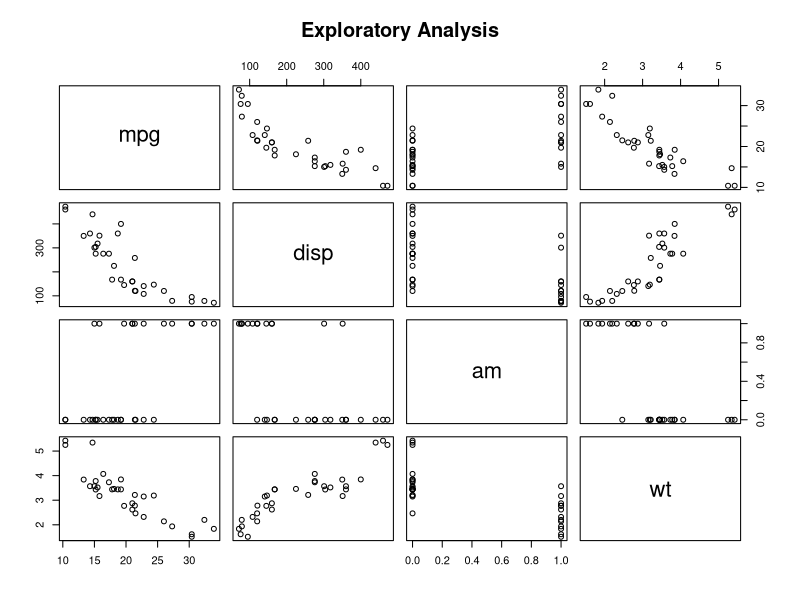
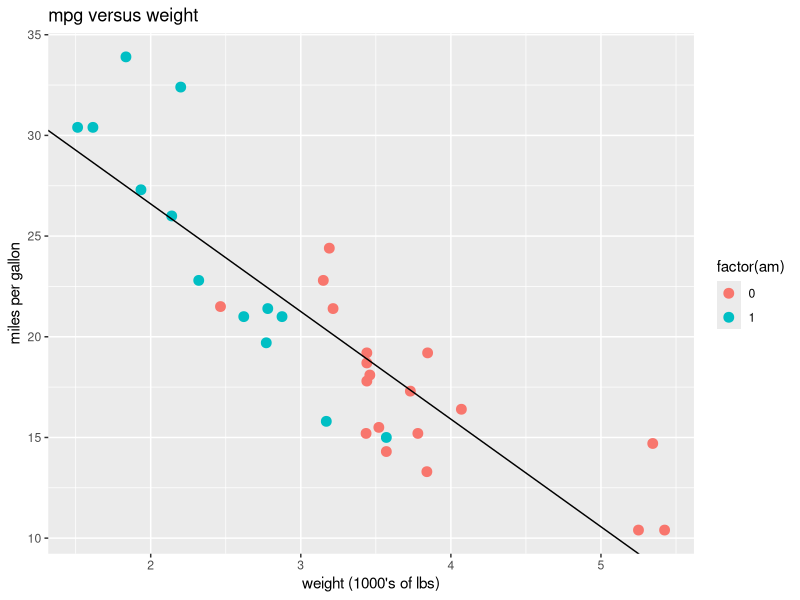
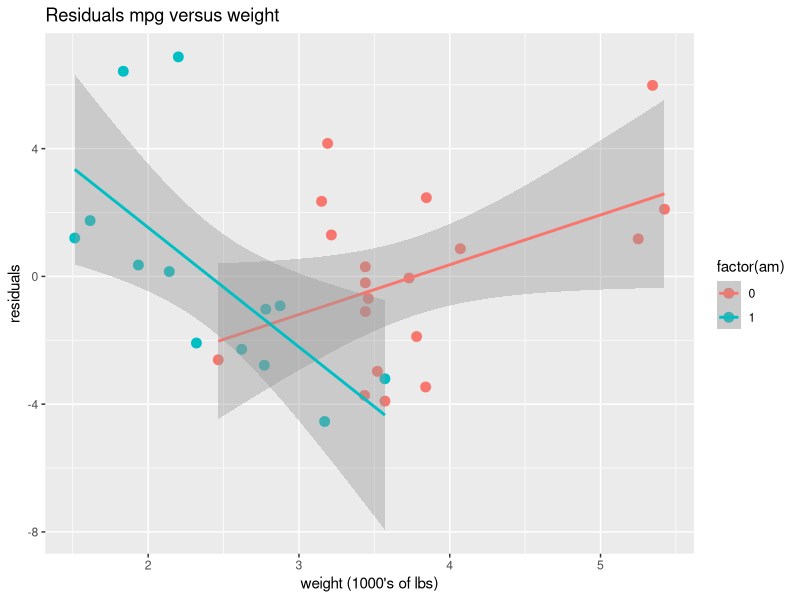
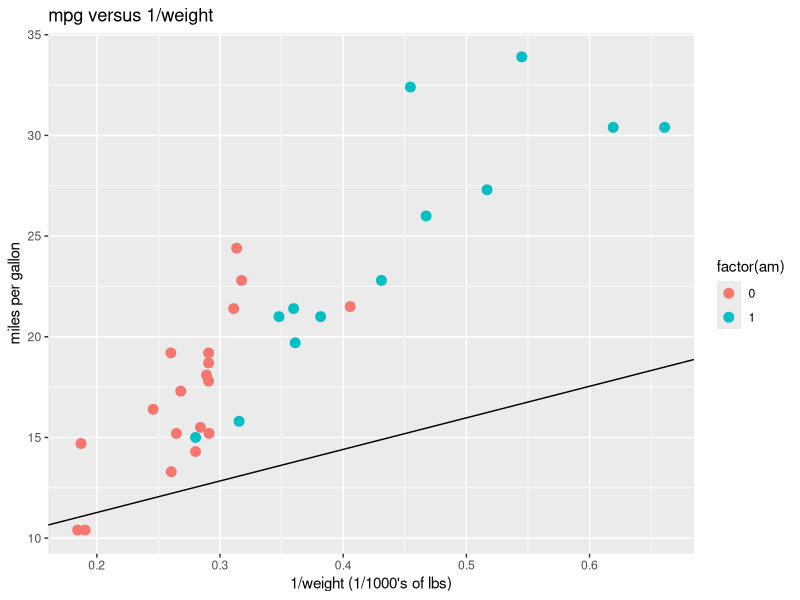
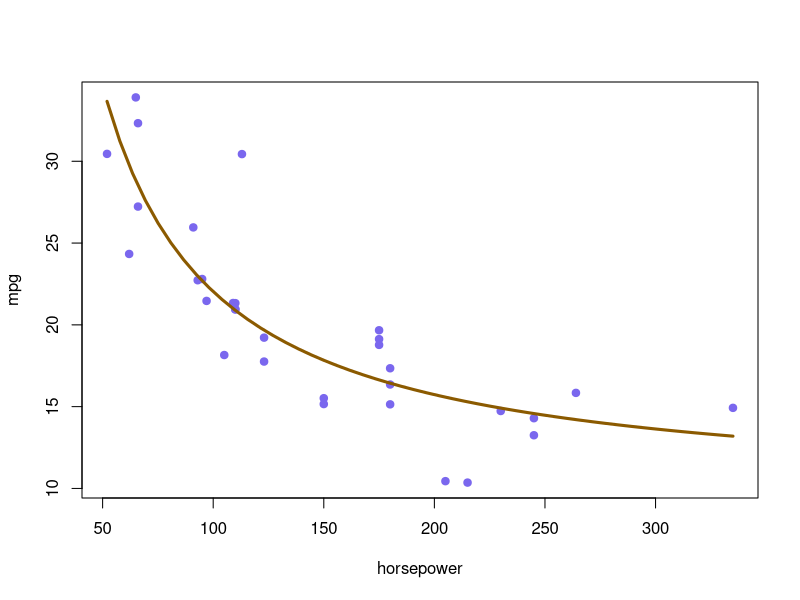
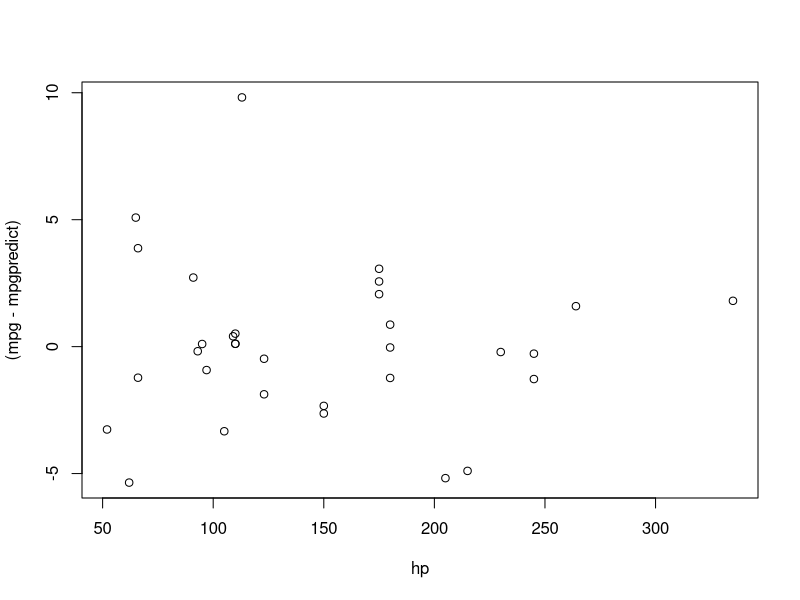
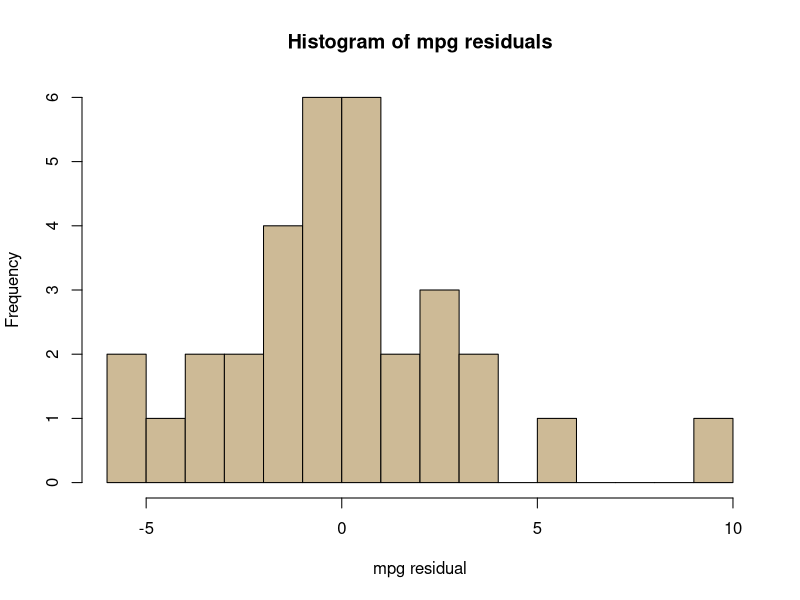
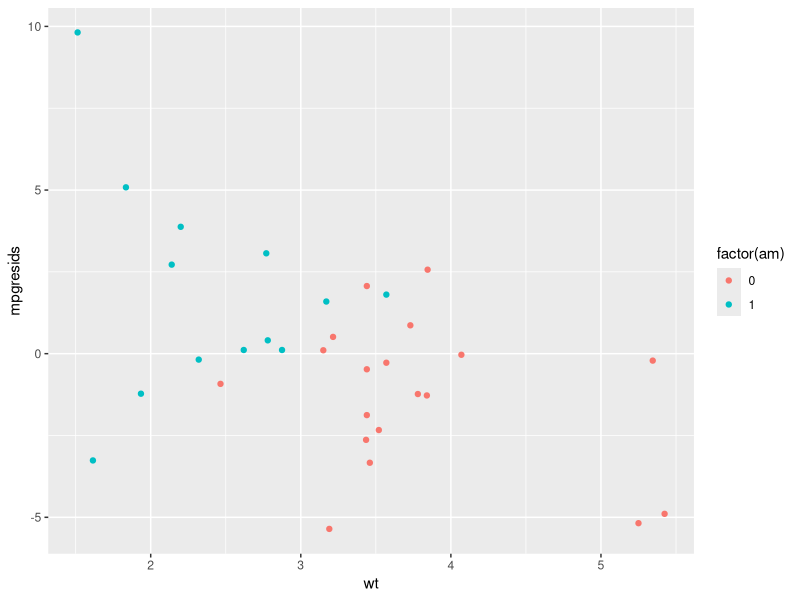

Generate these figures, in order, with R:
## ---- chunk 1
data(mtcars)
library(plyr)

mtcars2=mutate(mtcars, gpm=1/mpg)

pairs(mpg~disp+am+wt,data=mtcars, 
   main="Exploratory Analysis")

## ---- chunk 2
library(plyr)
library(ggplot2)
data(mtcars)

p1<-ggplot(mtcars, aes(wt, mpg, color=factor(am))) + geom_point(size=3)
p1<-p1+ggtitle("mpg versus weight")
p1<-p1+labs(x="weight (1000's of lbs)", y="miles per gallon")
#p1<-p1+geom_smooth(method=lm)


f1<-lm(mpg~ wt, data=mtcars)
int<-coef(f1)[1]
slp<-coef(f1)[2]


p1<-p1+geom_abline(intercept=int, slope=slp)
p1


## ---- chunk 3



rmpg<-residuals(f1)
resid<-as.data.frame(rmpg)

resid$rmpg

mtcars1<-cbind(mtcars, resid$rmpg)

head(mtcars1)

p<-ggplot(mtcars1, aes(wt, resid$rmpg, color=factor(am))) + geom_point(size=3)
p<-p+ggtitle("Residuals mpg versus weight")
p<-p+labs(x="weight (1000's of lbs)", y="residuals")
p<-p+geom_smooth(method=lm,se=TRUE)
p

## ---- chunk 4
library(plyr)
library(ggplot2)
data(mtcars)


mtcars2=mutate(mtcars1, invwt=1/wt)
mtcars2=mutate(mtcars2, invdisp=1/disp)

p1<-ggplot(mtcars2, aes(invwt, mpg, color=factor(am))) + geom_point(size=3)
p1<-p1+ggtitle("mpg versus 1/weight")
p1<-p1+labs(x="1/weight (1/1000's of lbs)", y="miles per gallon")
#p1<-p1+geom_smooth(method=lm)


f2<-lm(mpg~ invwt + invdisp, data=mtcars2)
int<-coef(f2)[1]
slp<-coef(f2)[2]


p1<-p1+geom_abline(intercept=int, slope=slp)
p1


## ---- chunk 5


carnls <- nls(mpg~a1 + b1/hp, mtcars, start = list(a1=1, b1=50))


carnls

ss<-seq(from = min(mtcars$hp), to = max(mtcars$hp), length = 50)


plot(jitter(mpg,4)~hp, data=mtcars, pch=19, col="slateblue2", xlab="horsepower", ylab="mpg")


yy <- predict(carnls,list(hp = ss))

lines(ss, yy, col = "orange4", lwd=3)

## ---- chunk 6

mpgpredict<-predict(carnls)

plot((mpg-mpgpredict)~hp, data=mtcars)

hist(mtcars$mpg-mpgpredict, breaks=18, col="wheat3", xlab="mpg residual", main="Histogram of mpg residuals")

residuals(carnls)

## ---- chunk 7
library(plyr)

mpgresids <- mtcars$mpg-mpgpredict

mtcars2<-cbind(mtcars, mpgresids)

p<-ggplot(mtcars2, aes(wt, mpgresids, color=factor(am))) + geom_point()

p

p<-ggplot(mtcars, aes(hp, wt, color=factor(am))) + geom_point()

p

## ---- chunk 8
library(plyr)

## calculate residuals ad bind to mtcars to do some plotting

mpgresids <- mtcars$mpg-mpgpredict

mtcars2<-cbind(mtcars, mpgresids)

p<-ggplot(mtcars2, aes(wt, mpgresids, color=factor(am))) + geom_point()

p

p<-ggplot(mtcars, aes(wt, mpg, color=factor(am))) + geom_point()

p

## ---- chunk 9
##here we do statistics on the residuals


autoresids <- mtcars2[mtcars$am==0,]
manresids <- mtcars2[mtcars$am==1,]

meanautoresids<-mean(autoresids$mpgresids)
sdautoresids<-sd(autoresids$mpgresids)
nautoresids <- nrow(autoresids)

meanmanresids<-mean(manresids$mpgresids)
sdmanresids<-sd(manresids$mpgresids)
nmanresids <- nrow(manresids)


aaa<-t.test(autoresids$mpgresids, manresids$mpgresids, alternative="less")
pv<-aaa$p.value
lc<-aaa$conf.int[1]
uc<-aaa$conf.int[2]
